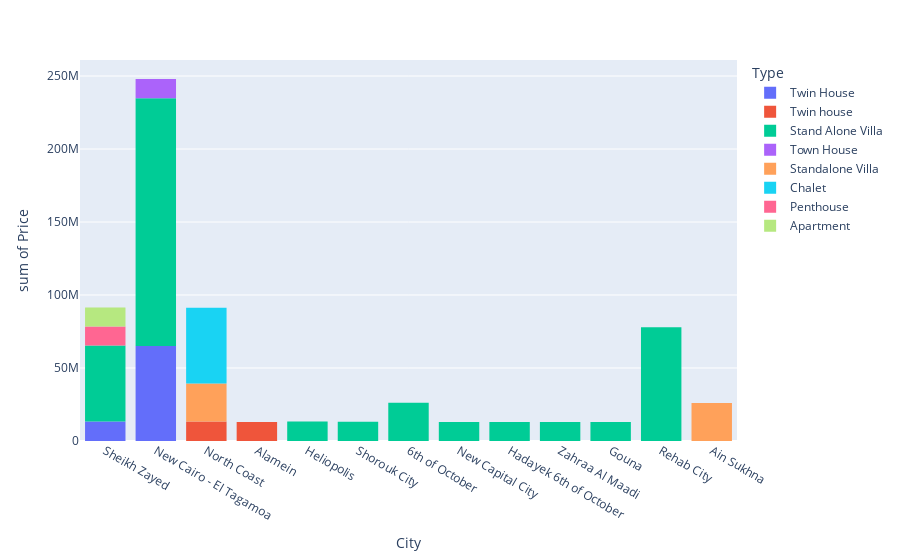

Notebook code cell kept with this figure:
### Code cell
# This graph describes Apartment price in cities by type
fig = px.histogram(top_city, x="City", y="Price", color="Type")
fig.show()

### Figure 1 — Plotly figure (JSON) as saved in the notebook; plotly's stock layout.template omitted (floating-point values rounded to 4 significant figures)
{"data": [{"alignmentgroup": "True", "bingroup": "x", "histfunc": "sum", "hovertemplate": "Type=Twin House<br>City=%{x}<br>sum of Price=%{y}<extra></extra>", "legendgroup": "Twin House", "marker": {"color": "#636efa", "pattern": {"shape": ""}}, "name": "Twin House", "offsetgroup": "Twin House", "orientation": "v", "showlegend": true, "type": "histogram", "x": ["Sheikh Zayed", "New Cairo - El Tagamoa", "New Cairo - El Tagamoa", "New Cairo - El Tagamoa", "New Cairo - El Tagamoa", "New Cairo - El Tagamoa"], "xaxis": "x", "y": [13300000, 13000000, 13000000, 13000000, 13000000, 13000000], "yaxis": "y"}, {"alignmentgroup": "True", "bingroup": "x", "histfunc": "sum", "hovertemplate": "Type=Twin house<br>City=%{x}<br>sum of Price=%{y}<extra></extra>", "legendgroup": "Twin house", "marker": {"color": "#EF553B", "pattern": {"shape": ""}}, "name": "Twin house", "offsetgroup": "Twin house", "orientation": "v", "showlegend": true, "type": "histogram", "x": ["North Coast", "Alamein"], "xaxis": "x", "y": [13300000, 13000000], "yaxis": "y"}, {"alignmentgroup": "True", "bingroup": "x", "histfunc": "sum", "hovertemplate": "Type=Stand Alone Villa<br>City=%{x}<br>sum of Price=%{y}<extra></extra>", "legendgroup": "Stand Alone Villa", "marker": {"color": "#00cc96", "pattern": {"shape": ""}}, "name": "Stand Alone Villa", "offsetgroup": "Stand Alone Villa", "orientation": "v", "showlegend": true, "type": "histogram", "x": ["Heliopolis", "New Cairo - El Tagamoa", "New Cairo - El Tagamoa", "Shorouk City", "6th of October", "New Cairo - El Tagamoa", "New Cairo - El Tagamoa", "New Capital City", "Sheikh Zayed", "Hadayek 6th of October", "Sheikh Zayed", "New Cairo - El Tagamoa", "Zahraa Al Maadi", "Gouna", "Rehab City", "Sheikh Zayed", "New Cairo - El Tagamoa", "Sheikh Zayed", "New Cairo - El Tagamoa", "New Cairo - El Tagamoa", "New Cairo - El Tagamoa", "Rehab City", "New Cairo - El Tagamoa", "Rehab City", "Rehab City", "New Cairo - El Tagamoa", "6th of October", "Rehab City", "New Cairo - El Tagamoa", "Rehab City", "New Cairo - El Tagamoa"], "xaxis": "x", "y": [13275000, 13200000, 13200000, 13197000, 13193000, 13185000, 13150000, 13100000, 13100000, 13090000, 13010000, 13000000, 13000000, 13000000, 13000000, 13000000, 13000000, 13000000, 13000000, 13000000, 13000000, 13000000, 13000000, 13000000, 13000000, 13000000, 13000000, 13000000, 13000000, 13000000, 13000000], "yaxis": "y"}, {"alignmentgroup": "True", "bingroup": "x", "histfunc": "sum", "hovertemplate": "Type=Town House<br>City=%{x}<br>sum of Price=%{y}<extra></extra>", "legendgroup": "Town House", "marker": {"color": "#ab63fa", "pattern": {"shape": ""}}, "name": "Town House", "offsetgroup": "Town House", "orientation": "v", "showlegend": true, "type": "histogram", "x": ["New Cairo - El Tagamoa"], "xaxis": "x", "y": [13200000], "yaxis": "y"}, {"alignmentgroup": "True", "bingroup": "x", "histfunc": "sum", "hovertemplate": "Type=Standalone Villa<br>City=%{x}<br>sum of Price=%{y}<extra></extra>", "legendgroup": "Standalone Villa", "marker": {"color": "#FFA15A", "pattern": {"shape": ""}}, "name": "Standalone Villa", "offsetgroup": "Standalone Villa", "orientation": "v", "showlegend": true, "type": "histogram", "x": ["North Coast", "North Coast", "Ain Sukhna", "Ain Sukhna"], "xaxis": "x", "y": [13028000, 13000000, 13000000, 13000000], "yaxis": "y"}, {"alignmentgroup": "True", "bingroup": "x", "histfunc": "sum", "hovertemplate": "Type=Chalet<br>City=%{x}<br>sum of Price=%{y}<extra></extra>", "legendgroup": "Chalet", "marker": {"color": "#19d3f3", "pattern": {"shape": ""}}, "name": "Chalet", "offsetgroup": "Chalet", "orientation": "v", "showlegend": true, "type": "histogram", "x": ["North Coast", "North Coast", "North Coast", "North Coast"], "xaxis": "x", "y": [13000000, 13000000, 13000000, 13000000], "yaxis": "y"}, {"alignmentgroup": "True", "bingroup": "x", "histfunc": "sum", "hovertemplate": "Type=Penthouse<br>City=%{x}<br>sum of Price=%{y}<extra></extra>", "legendgroup": "Penthouse", "marker": {"color": "#FF6692", "pattern": {"shape": ""}}, "name": "Penthouse", "offsetgroup": "Penthouse", "orientation": "v", "showlegend": true, "type": "histogram", "x": ["Sheikh Zayed"], "xaxis": "x", "y": [13000000], "yaxis": "y"}, {"alignmentgroup": "True", "bingroup": "x", "histfunc": "sum", "hovertemplate": "Type=Apartment<br>City=%{x}<br>sum of Price=%{y}<extra></extra>", "legendgroup": "Apartment", "marker": {"color": "#B6E880", "pattern": {"shape": ""}}, "name": "Apartment", "offsetgroup": "Apartment", "orientation": "v", "showlegend": true, "type": "histogram", "x": ["Sheikh Zayed"], "xaxis": "x", "y": [13000000], "yaxis": "y"}], "layout": {"barmode": "relative", "legend": {"title": {"text": "Type"}, "tracegroupgap": 0}, "margin": {"t": 60}, "xaxis": {"anchor": "y", "domain": [0, 1], "title": {"text": "City"}}, "yaxis": {"anchor": "x", "domain": [0, 1], "title": {"text": "sum of Price"}}}}
